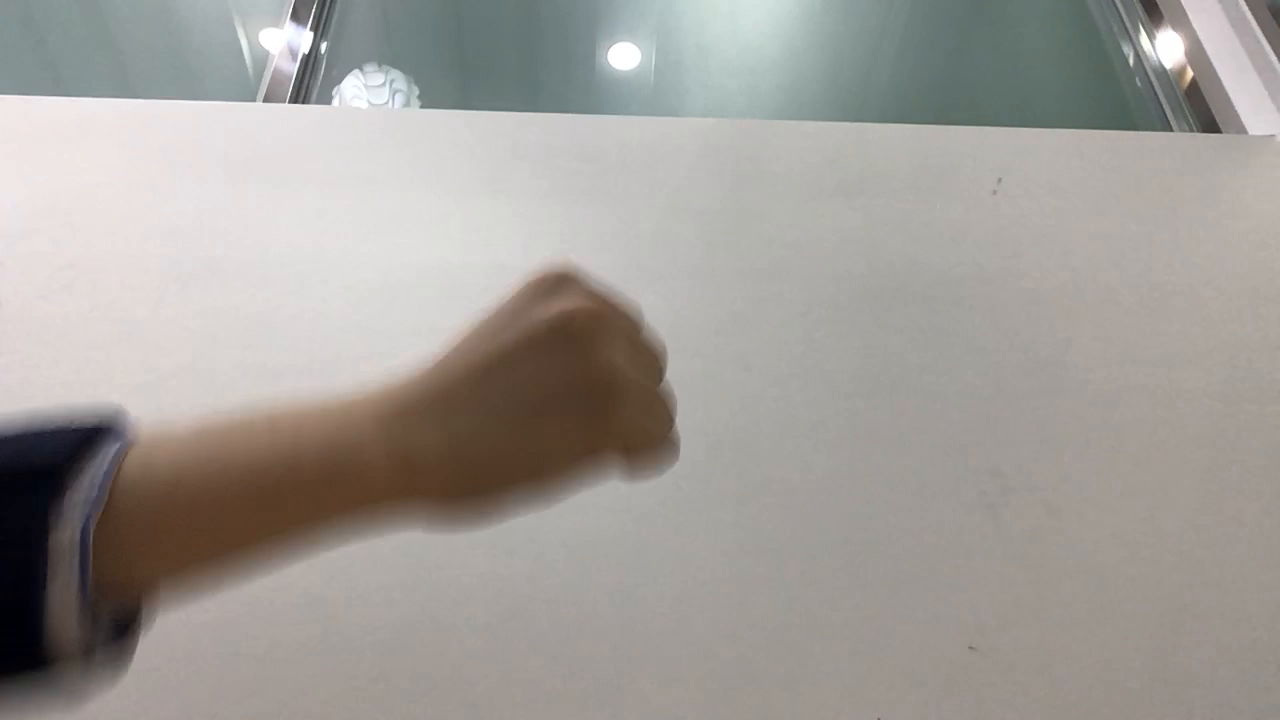
#> input picture frame 8 of src/test.MOV, 1280 x 720 px, given in place of IMG_0050.MOV, which was not available
$ python optical_flow.py
#> lines starting #> are read from the running program, lines starting #| are printed output that depends on the picture; pictures that were not available may be replaced by others from this repository, and a replacement may not be noted
import cv2
import numpy as np
in_dir = "../test-data/"
video_name = "IMG_0050.MOV"
cap = cv2.VideoCapture(in_dir + video_name)
ret, frame1 = cap.read()
#> frame1 is the input picture: shape (720, 1280, 3); mean B, G, R 151.9, 156.7, 160.9
print(frame1.shape)
#| (720, 1280, 3)
frame1 = cv2.resize(frame1,(320, 240))
#> frame1: shape (240, 320, 3)
prvs = cv2.cvtColor(frame1,cv2.COLOR_BGR2GRAY)
hsv = np.zeros_like(frame1)
hsv[...,1] = 255
while(1):
    ret, frame2 = cap.read()
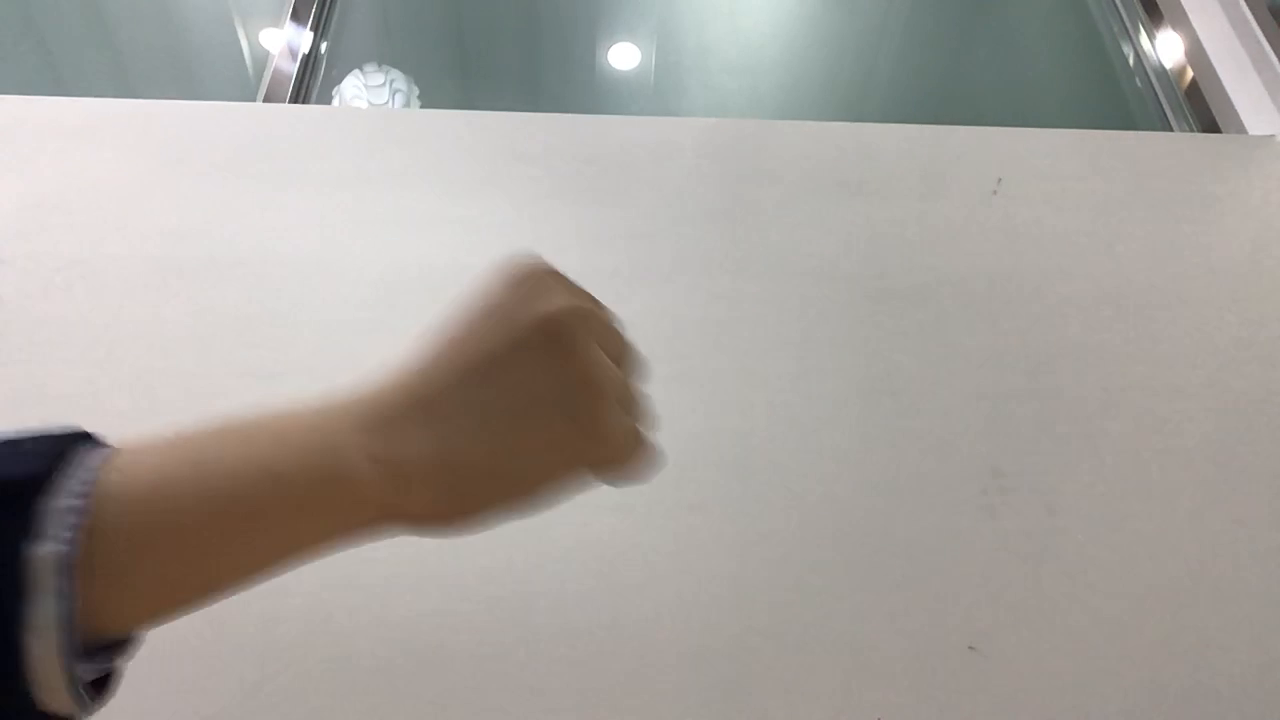
#> input picture frame 9 of src/test.MOV, 1280 x 720 px, given in place of IMG_0050.MOV, which was not available
#> frame2 is the input picture: shape (720, 1280, 3); mean B, G, R 155.6, 160.8, 165.6
    frame2 = cv2.resize(frame2,(320, 240))
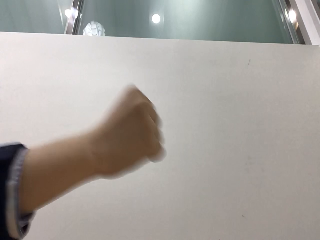
#> frame2: shape (240, 320, 3); mean B, G, R 155.7, 160.8, 165.7
    next = cv2.cvtColor(frame2,cv2.COLOR_BGR2GRAY)
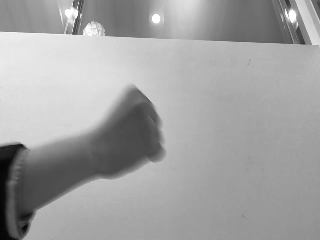
#> next: shape (240, 320); min 2, max 255, mean 161.7
    flow = cv2.calcOpticalFlowFarneback(prvs,next, None, 0.5, 3, 15, 3, 5, 1.2, 0)
    mag, ang = cv2.cartToPolar(flow[...,0], flow[...,1])
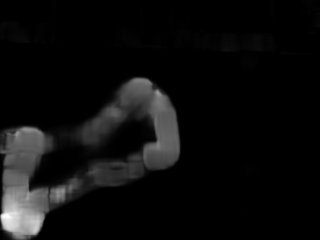
#> mag: shape (240, 320) float32; min 1.85e-05, max 17.83, mean 0.945; drawn with min black and max white
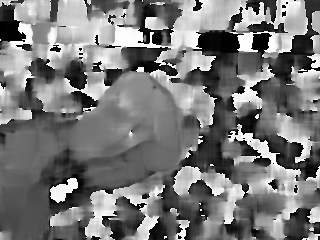
#> ang: shape (240, 320) float32; min 8.18e-06, max 6.28, mean 2.97; drawn with min black and max white
    hsv[...,0] = ang*180/np.pi/2
    hsv[...,2] = cv2.normalize(mag,None,0,255,cv2.NORM_MINMAX)
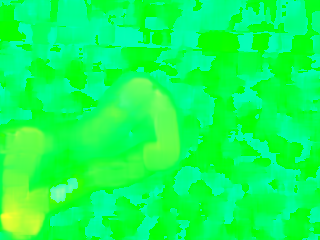
#> hsv: shape (240, 320, 3); mean of channels 0, 1, 2 84.7, 255, 13.2; drawn as B, G, R
    bgr = cv2.cvtColor(hsv,cv2.COLOR_HSV2BGR)
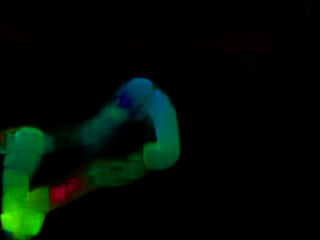
#> bgr: shape (240, 320, 3); mean B, G, R 4.8, 11.9, 1.6
    cv2.imshow('frame2',bgr)
    k = cv2.waitKey(30) & 0xff
#> (key Esc is pressed here)
    if k == 27:
        break
    elif k == ord('s'):
        cv2.imwrite('opticalfb.png',frame2)
        cv2.imwrite('opticalhsv.png',bgr)
    prvs = next
cap.release()
cv2.destroyAllWindows()

$ run again, starting later in the video
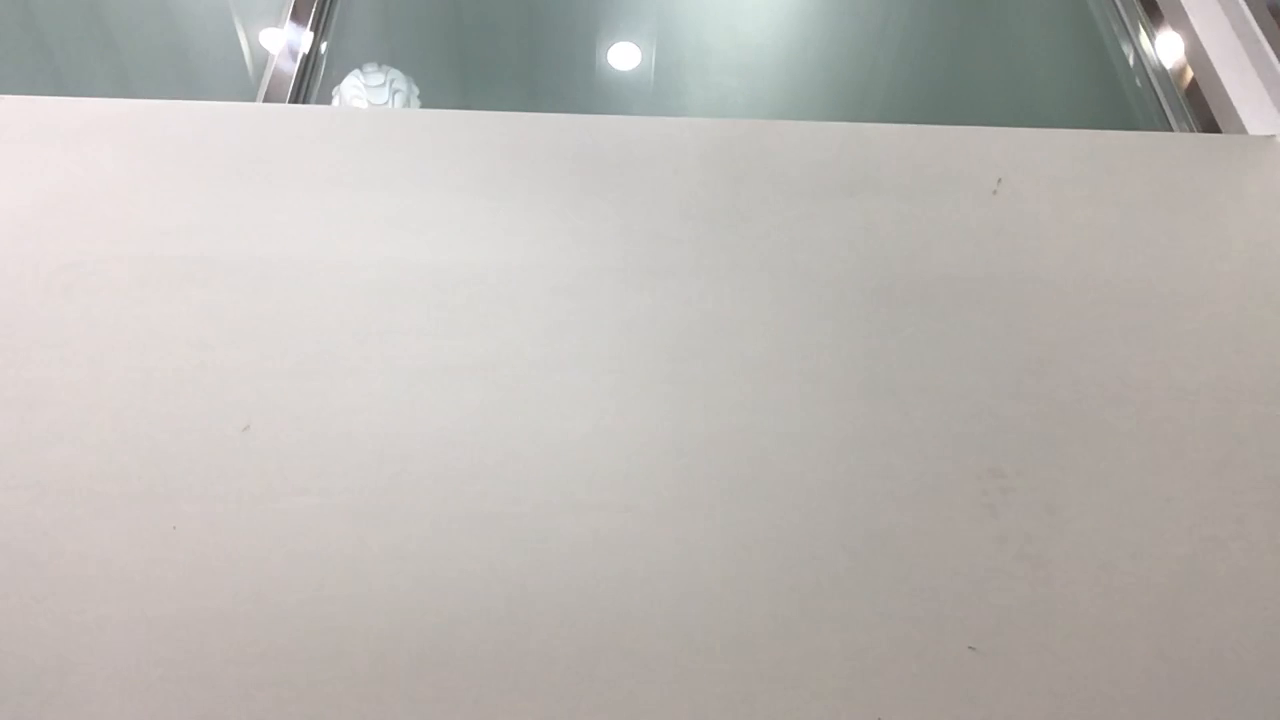
#> input picture frame 36 of src/test.MOV, 1280 x 720 px, given in place of IMG_0050.MOV, which was not available
#> frame1 is the input picture: shape (720, 1280, 3); mean B, G, R 179.8, 183.7, 187.3
#| (720, 1280, 3)
#> frame1: shape (240, 320, 3)
#> frame2: shape (240, 320, 3)
#> `hsv[...,2] = cv2.normalize(mag,None,0,255,cv2.NORM_MINMAX)`:
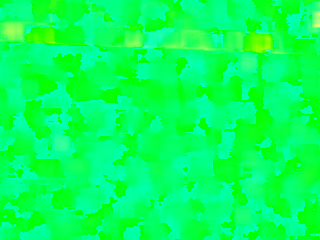
#> hsv: shape (240, 320, 3); mean of channels 0, 1, 2 91.6, 255, 5.7; drawn as B, G, R
#> `bgr = cv2.cvtColor(hsv,cv2.COLOR_HSV2BGR)`:
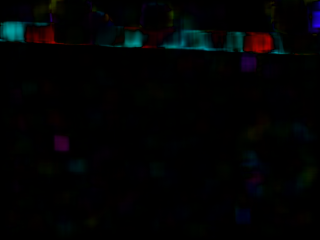
#> bgr: shape (240, 320, 3); mean B, G, R 3.6, 2.9, 2

$ run again, starting later in the video
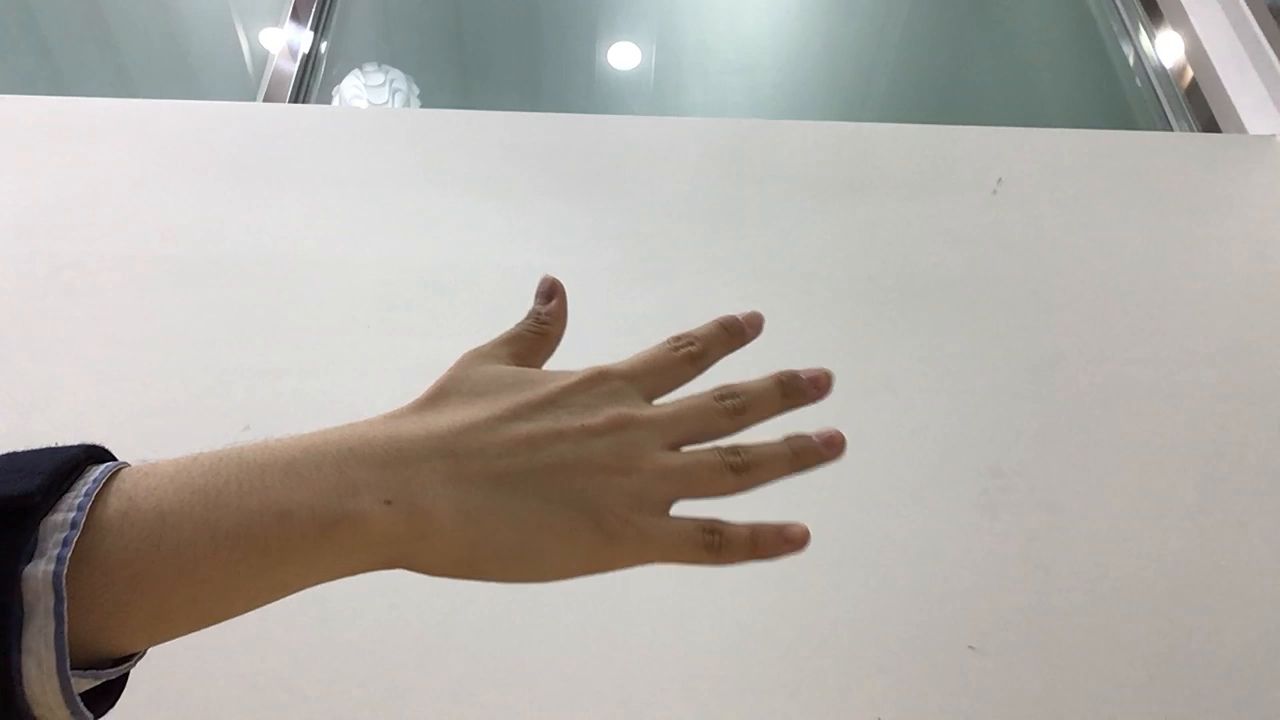
#> input picture frame 64 of src/test.MOV, 1280 x 720 px, given in place of IMG_0050.MOV, which was not available
#> frame1 is the input picture: shape (720, 1280, 3); mean B, G, R 166, 172.1, 176.5
#| (720, 1280, 3)
#> frame1: shape (240, 320, 3)
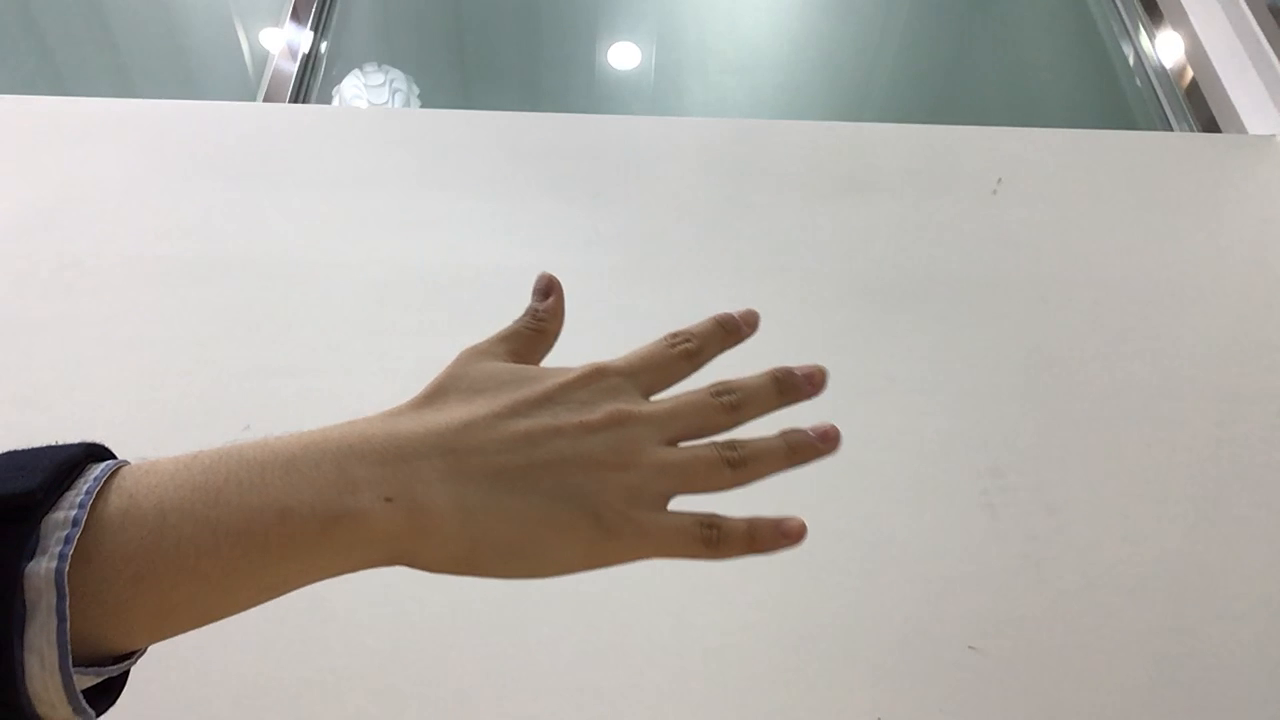
#> input picture frame 65 of src/test.MOV, 1280 x 720 px, given in place of IMG_0050.MOV, which was not available
#> frame2 is the input picture: shape (720, 1280, 3); mean B, G, R 165.8, 171.8, 176.2
#> frame2: shape (240, 320, 3)
#> `bgr = cv2.cvtColor(hsv,cv2.COLOR_HSV2BGR)`:
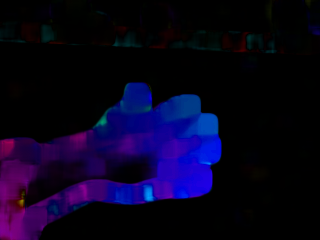
#> bgr: shape (240, 320, 3); mean B, G, R 30.4, 2.6, 8.5
